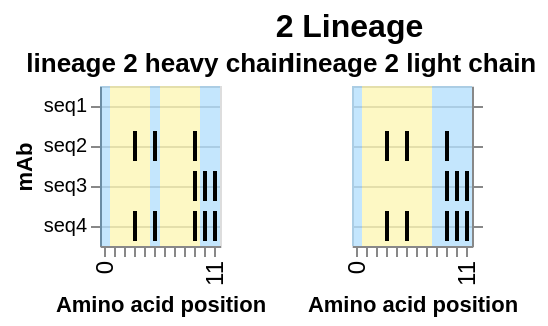

Vega-Lite specification for this chart:
### Vega-Lite specification from a JSON file in a GitHub repository (floating-point values rounded to 4 significant figures)
{"config": {"view": {"continuousWidth": 400, "continuousHeight": 300}}, "hconcat": [{"layer": [{"data": {"name": "data-f563dec5a74c106ef4c1e0a132f17428"}, "mark": {"type": "rect", "color": "#169cf5", "opacity": 0.25}, "encoding": {"x": {"type": "ordinal", "field": "position"}}, "width": {"step": 5}}, {"data": {"name": "data-9db29cdd31d04bcd1ea4c7acab41e620"}, "mark": {"type": "rect", "color": "#f5e216", "opacity": 0.25}, "encoding": {"x": {"type": "ordinal", "field": "position"}}, "width": {"step": 5}}, {"data": {"name": "data-47de4e39b95ed82910ece2c629405cfd"}, "mark": {"type": "tick", "opacity": 1, "thickness": 2}, "encoding": {"color": {"type": "nominal", "field": "real_mut", "legend": null, "scale": {"domain": [true, false], "range": ["black", "transparent"]}}, "x": {"type": "ordinal", "axis": {"grid": false, "labelFontSize": 12, "labelOverlap": "parity", "labelSeparation": 10}, "field": "position", "title": "Amino acid position"}, "y": {"type": "nominal", "axis": {"grid": true, "labels": true, "orient": "left", "title": "mAb"}, "field": "seq_id", "sort": ["seq1", "seq2", "seq3", "seq4"], "title": "sequence"}}, "title": "lineage 2 heavy chain", "width": {"step": 5}}]}, {"layer": [{"data": {"name": "data-724373cbb03490078ad328a469fb0e99"}, "mark": {"type": "rect", "color": "#169cf5", "opacity": 0.25}, "encoding": {"x": {"type": "ordinal", "field": "position"}}, "width": {"step": 5}}, {"data": {"name": "data-0c612da8f9b79a6c219f6796be124914"}, "mark": {"type": "rect", "color": "#f5e216", "opacity": 0.25}, "encoding": {"x": {"type": "ordinal", "field": "position"}}, "width": {"step": 5}}, {"data": {"name": "data-5ed8dfb03c7acdb8fb32bce0cc463f57"}, "mark": {"type": "tick", "opacity": 1, "thickness": 2}, "encoding": {"color": {"type": "nominal", "field": "real_mut", "legend": null, "scale": {"domain": [true, false], "range": ["black", "transparent"]}}, "x": {"type": "ordinal", "axis": {"grid": false, "labelFontSize": 12, "labelOverlap": "parity", "labelSeparation": 10}, "field": "position", "title": "Amino acid position"}, "y": {"type": "nominal", "axis": {"grid": true, "labels": false, "orient": "right", "title": null}, "field": "seq_id", "sort": ["seq1", "seq2", "seq3", "seq4"], "title": "sequence"}}, "title": "lineage 2 light chain", "width": {"step": 5}}]}], "background": "white", "bounds": "full", "spacing": -5, "title": {"text": "2 Lineage", "align": "center", "anchor": "middle", "dx": 37.5, "fontSize": 16}, "$schema": "https://vega.github.io/schema/vega-lite/v5.json", "datasets": {"data-f563dec5a74c106ef4c1e0a132f17428": [{"type": "naive", "index": 0, "seq_id": "seq1", "position": 0, "mut_from": "A", "mut_to": "A", "region": "Framework", "framework": true, "radical": false, "real_mut": false}, {"type": "naive", "index": 0, "seq_id": "seq1", "position": 5, "mut_from": "T", "mut_to": "T", "region": "Framework", "framework": true, "radical": false, "real_mut": false}, {"type": "naive", "index": 0, "seq_id": "seq1", "position": 10, "mut_from": "C", "mut_to": "C", "region": "Framework", "framework": true, "radical": false, "real_mut": false}, {"type": "naive", "index": 0, "seq_id": "seq1", "position": 11, "mut_from": "G", "mut_to": "G", "region": "Framework", "framework": true, "radical": false, "real_mut": false}], "data-9db29cdd31d04bcd1ea4c7acab41e620": [{"type": "naive", "index": 0, "seq_id": "seq1", "position": 1, "mut_from": "T", "mut_to": "T", "region": "CDR", "framework": false, "radical": false, "real_mut": false}, {"type": "naive", "index": 0, "seq_id": "seq1", "position": 2, "mut_from": "C", "mut_to": "C", "region": "CDR", "framework": false, "radical": false, "real_mut": false}, {"type": "naive", "index": 0, "seq_id": "seq1", "position": 3, "mut_from": "G", "mut_to": "G", "region": "CDR", "framework": false, "radical": false, "real_mut": false}, {"type": "naive", "index": 0, "seq_id": "seq1", "position": 4, "mut_from": "A", "mut_to": "A", "region": "CDR", "framework": false, "radical": false, "real_mut": false}, {"type": "naive", "index": 0, "seq_id": "seq1", "position": 6, "mut_from": "C", "mut_to": "C", "region": "CDR", "framework": false, "radical": false, "real_mut": false}, {"type": "naive", "index": 0, "seq_id": "seq1", "position": 7, "mut_from": "G", "mut_to": "G", "region": "CDR", "framework": false, "radical": false, "real_mut": false}, {"type": "naive", "index": 0, "seq_id": "seq1", "position": 8, "mut_from": "A", "mut_to": "A", "region": "CDR", "framework": false, "radical": false, "real_mut": false}, {"type": "naive", "index": 0, "seq_id": "seq1", "position": 9, "mut_from": "T", "mut_to": "T", "region": "CDR", "framework": false, "radical": false, "real_mut": false}], "data-47de4e39b95ed82910ece2c629405cfd": [{"type": "naive", "index": 0, "seq_id": "seq1", "position": 0, "mut_from": "A", "mut_to": "A", "region": "Framework", "framework": true, "radical": false, "real_mut": false}, {"type": "naive", "index": 0, "seq_id": "seq1", "position": 1, "mut_from": "T", "mut_to": "T", "region": "CDR", "framework": false, "radical": false, "real_mut": false}, {"type": "naive", "index": 0, "seq_id": "seq1", "position": 2, "mut_from": "C", "mut_to": "C", "region": "CDR", "framework": false, "radical": false, "real_mut": false}, {"type": "naive", "index": 0, "seq_id": "seq1", "position": 3, "mut_from": "G", "mut_to": "G", "region": "CDR", "framework": false, "radical": false, "real_mut": false}, {"type": "naive", "index": 0, "seq_id": "seq1", "position": 4, "mut_from": "A", "mut_to": "A", "region": "CDR", "framework": false, "radical": false, "real_mut": false}, {"type": "naive", "index": 0, "seq_id": "seq1", "position": 5, "mut_from": "T", "mut_to": "T", "region": "Framework", "framework": true, "radical": false, "real_mut": false}, {"type": "naive", "index": 0, "seq_id": "seq1", "position": 6, "mut_from": "C", "mut_to": "C", "region": "CDR", "framework": false, "radical": false, "real_mut": false}, {"type": "naive", "index": 0, "seq_id": "seq1", "position": 7, "mut_from": "G", "mut_to": "G", "region": "CDR", "framework": false, "radical": false, "real_mut": false}, {"type": "naive", "index": 0, "seq_id": "seq1", "position": 8, "mut_from": "A", "mut_to": "A", "region": "CDR", "framework": false, "radical": false, "real_mut": false}, {"type": "naive", "index": 0, "seq_id": "seq1", "position": 9, "mut_from": "T", "mut_to": "T", "region": "CDR", "framework": false, "radical": false, "real_mut": false}, {"type": "naive", "index": 0, "seq_id": "seq1", "position": 10, "mut_from": "C", "mut_to": "C", "region": "Framework", "framework": true, "radical": false, "real_mut": false}, {"type": "naive", "index": 0, "seq_id": "seq1", "position": 11, "mut_from": "G", "mut_to": "G", "region": "Framework", "framework": true, "radical": false, "real_mut": false}, {"type": "lineage_member", "index": 1, "seq_id": " seq2", "position": 0, "mut_from": "A", "mut_to": "A", "region": "Framework", "framework": true, "radical": false, "real_mut": false}, {"type": "lineage_member", "index": 1, "seq_id": " seq2", "position": 1, "mut_from": "T", "mut_to": "T", "region": "CDR", "framework": false, "radical": false, "real_mut": false}, {"type": "lineage_member", "index": 1, "seq_id": " seq2", "position": 2, "mut_from": "C", "mut_to": "C", "region": "CDR", "framework": false, "radical": false, "real_mut": false}, {"type": "lineage_member", "index": 1, "seq_id": " seq2", "position": 3, "mut_from": "G", "mut_to": "A", "region": "CDR", "framework": false, "radical": false, "real_mut": true}, {"type": "lineage_member", "index": 1, "seq_id": " seq2", "position": 4, "mut_from": "A", "mut_to": "A", "region": "CDR", "framework": false, "radical": false, "real_mut": false}, {"type": "lineage_member", "index": 1, "seq_id": " seq2", "position": 5, "mut_from": "T", "mut_to": "A", "region": "Framework", "framework": true, "radical": false, "real_mut": true}, {"type": "lineage_member", "index": 1, "seq_id": " seq2", "position": 6, "mut_from": "C", "mut_to": "C", "region": "CDR", "framework": false, "radical": false, "real_mut": false}, {"type": "lineage_member", "index": 1, "seq_id": " seq2", "position": 7, "mut_from": "G", "mut_to": "G", "region": "CDR", "framework": false, "radical": false, "real_mut": false}, {"type": "lineage_member", "index": 1, "seq_id": " seq2", "position": 8, "mut_from": "A", "mut_to": "A", "region": "CDR", "framework": false, "radical": false, "real_mut": false}, {"type": "lineage_member", "index": 1, "seq_id": " seq2", "position": 9, "mut_from": "T", "mut_to": "A", "region": "CDR", "framework": false, "radical": false, "real_mut": true}, {"type": "lineage_member", "index": 1, "seq_id": " seq2", "position": 10, "mut_from": "C", "mut_to": "C", "region": "Framework", "framework": true, "radical": false, "real_mut": false}, {"type": "lineage_member", "index": 1, "seq_id": " seq2", "position": 11, "mut_from": "G", "mut_to": "G", "region": "Framework", "framework": true, "radical": false, "real_mut": false}, {"type": "lineage_member", "index": 2, "seq_id": "  seq3", "position": 0, "mut_from": "A", "mut_to": "A", "region": "Framework", "framework": true, "radical": false, "real_mut": false}, {"type": "lineage_member", "index": 2, "seq_id": "  seq3", "position": 1, "mut_from": "T", "mut_to": "T", "region": "CDR", "framework": false, "radical": false, "real_mut": false}, {"type": "lineage_member", "index": 2, "seq_id": "  seq3", "position": 2, "mut_from": "C", "mut_to": "C", "region": "CDR", "framework": false, "radical": false, "real_mut": false}, {"type": "lineage_member", "index": 2, "seq_id": "  seq3", "position": 3, "mut_from": "G", "mut_to": "G", "region": "CDR", "framework": false, "radical": false, "real_mut": false}, {"type": "lineage_member", "index": 2, "seq_id": "  seq3", "position": 4, "mut_from": "A", "mut_to": "A", "region": "CDR", "framework": false, "radical": false, "real_mut": false}, {"type": "lineage_member", "index": 2, "seq_id": "  seq3", "position": 5, "mut_from": "T", "mut_to": "T", "region": "Framework", "framework": true, "radical": false, "real_mut": false}, {"type": "lineage_member", "index": 2, "seq_id": "  seq3", "position": 6, "mut_from": "C", "mut_to": "C", "region": "CDR", "framework": false, "radical": false, "real_mut": false}, {"type": "lineage_member", "index": 2, "seq_id": "  seq3", "position": 7, "mut_from": "G", "mut_to": "G", "region": "CDR", "framework": false, "radical": false, "real_mut": false}, {"type": "lineage_member", "index": 2, "seq_id": "  seq3", "position": 8, "mut_from": "A", "mut_to": "A", "region": "CDR", "framework": false, "radical": false, "real_mut": false}, {"type": "lineage_member", "index": 2, "seq_id": "  seq3", "position": 9, "mut_from": "T", "mut_to": "A", "region": "CDR", "framework": false, "radical": false, "real_mut": true}, {"type": "lineage_member", "index": 2, "seq_id": "  seq3", "position": 10, "mut_from": "C", "mut_to": "A", "region": "Framework", "framework": true, "radical": true, "real_mut": true}, {"type": "lineage_member", "index": 2, "seq_id": "  seq3", "position": 11, "mut_from": "G", "mut_to": "A", "region": "Framework", "framework": true, "radical": false, "real_mut": true}, {"type": "lineage_member", "index": 3, "seq_id": "   seq4", "position": 0, "mut_from": "A", "mut_to": "A", "region": "Framework", "framework": true, "radical": false, "real_mut": false}, {"type": "lineage_member", "index": 3, "seq_id": "   seq4", "position": 1, "mut_from": "T", "mut_to": "T", "region": "CDR", "framework": false, "radical": false, "real_mut": false}, {"type": "lineage_member", "index": 3, "seq_id": "   seq4", "position": 2, "mut_from": "C", "mut_to": "C", "region": "CDR", "framework": false, "radical": false, "real_mut": false}, {"type": "lineage_member", "index": 3, "seq_id": "   seq4", "position": 3, "mut_from": "G", "mut_to": "A", "region": "CDR", "framework": false, "radical": false, "real_mut": true}, {"type": "lineage_member", "index": 3, "seq_id": "   seq4", "position": 4, "mut_from": "A", "mut_to": "A", "region": "CDR", "framework": false, "radical": false, "real_mut": false}, {"type": "lineage_member", "index": 3, "seq_id": "   seq4", "position": 5, "mut_from": "T", "mut_to": "A", "region": "Framework", "framework": true, "radical": false, "real_mut": true}, {"type": "lineage_member", "index": 3, "seq_id": "   seq4", "position": 6, "mut_from": "C", "mut_to": "C", "region": "CDR", "framework": false, "radical": false, "real_mut": false}, {"type": "lineage_member", "index": 3, "seq_id": "   seq4", "position": 7, "mut_from": "G", "mut_to": "G", "region": "CDR", "framework": false, "radical": false, "real_mut": false}, {"type": "lineage_member", "index": 3, "seq_id": "   seq4", "position": 8, "mut_from": "A", "mut_to": "A", "region": "CDR", "framework": false, "radical": false, "real_mut": false}, {"type": "lineage_member", "index": 3, "seq_id": "   seq4", "position": 9, "mut_from": "T", "mut_to": "A", "region": "CDR", "framework": false, "radical": false, "real_mut": true}, {"type": "lineage_member", "index": 3, "seq_id": "   seq4", "position": 10, "mut_from": "C", "mut_to": "A", "region": "Framework", "framework": true, "radical": true, "real_mut": true}, {"type": "lineage_member", "index": 3, "seq_id": "   seq4", "position": 11, "mut_from": "G", "mut_to": "A", "region": "Framework", "framework": true, "radical": false, "real_mut": true}], "data-724373cbb03490078ad328a469fb0e99": [{"type": "naive", "index": 0, "seq_id": "seq1", "position": 0, "mut_from": "A", "mut_to": "A", "region": "Framework", "framework": true, "radical": false, "real_mut": false}, {"type": "naive", "index": 0, "seq_id": "seq1", "position": 8, "mut_from": "A", "mut_to": "A", "region": "Framework", "framework": true, "radical": false, "real_mut": false}, {"type": "naive", "index": 0, "seq_id": "seq1", "position": 9, "mut_from": "T", "mut_to": "T", "region": "Framework", "framework": true, "radical": false, "real_mut": false}, {"type": "naive", "index": 0, "seq_id": "seq1", "position": 10, "mut_from": "C", "mut_to": "C", "region": "Framework", "framework": true, "radical": false, "real_mut": false}, {"type": "naive", "index": 0, "seq_id": "seq1", "position": 11, "mut_from": "G", "mut_to": "G", "region": "Framework", "framework": true, "radical": false, "real_mut": false}], "data-0c612da8f9b79a6c219f6796be124914": [{"type": "naive", "index": 0, "seq_id": "seq1", "position": 1, "mut_from": "T", "mut_to": "T", "region": "CDR", "framework": false, "radical": false, "real_mut": false}, {"type": "naive", "index": 0, "seq_id": "seq1", "position": 2, "mut_from": "C", "mut_to": "C", "region": "CDR", "framework": false, "radical": false, "real_mut": false}, {"type": "naive", "index": 0, "seq_id": "seq1", "position": 3, "mut_from": "G", "mut_to": "G", "region": "CDR", "framework": false, "radical": false, "real_mut": false}, {"type": "naive", "index": 0, "seq_id": "seq1", "position": 4, "mut_from": "A", "mut_to": "A", "region": "CDR", "framework": false, "radical": false, "real_mut": false}, {"type": "naive", "index": 0, "seq_id": "seq1", "position": 5, "mut_from": "T", "mut_to": "T", "region": "CDR", "framework": false, "radical": false, "real_mut": false}, {"type": "naive", "index": 0, "seq_id": "seq1", "position": 6, "mut_from": "C", "mut_to": "C", "region": "CDR", "framework": false, "radical": false, "real_mut": false}, {"type": "naive", "index": 0, "seq_id": "seq1", "position": 7, "mut_from": "G", "mut_to": "G", "region": "CDR", "framework": false, "radical": false, "real_mut": false}], "data-5ed8dfb03c7acdb8fb32bce0cc463f57": [{"type": "naive", "index": 0, "seq_id": "seq1", "position": 0, "mut_from": "A", "mut_to": "A", "region": "Framework", "framework": true, "radical": false, "real_mut": false}, {"type": "naive", "index": 0, "seq_id": "seq1", "position": 1, "mut_from": "T", "mut_to": "T", "region": "CDR", "framework": false, "radical": false, "real_mut": false}, {"type": "naive", "index": 0, "seq_id": "seq1", "position": 2, "mut_from": "C", "mut_to": "C", "region": "CDR", "framework": false, "radical": false, "real_mut": false}, {"type": "naive", "index": 0, "seq_id": "seq1", "position": 3, "mut_from": "G", "mut_to": "G", "region": "CDR", "framework": false, "radical": false, "real_mut": false}, {"type": "naive", "index": 0, "seq_id": "seq1", "position": 4, "mut_from": "A", "mut_to": "A", "region": "CDR", "framework": false, "radical": false, "real_mut": false}, {"type": "naive", "index": 0, "seq_id": "seq1", "position": 5, "mut_from": "T", "mut_to": "T", "region": "CDR", "framework": false, "radical": false, "real_mut": false}, {"type": "naive", "index": 0, "seq_id": "seq1", "position": 6, "mut_from": "C", "mut_to": "C", "region": "CDR", "framework": false, "radical": false, "real_mut": false}, {"type": "naive", "index": 0, "seq_id": "seq1", "position": 7, "mut_from": "G", "mut_to": "G", "region": "CDR", "framework": false, "radical": false, "real_mut": false}, {"type": "naive", "index": 0, "seq_id": "seq1", "position": 8, "mut_from": "A", "mut_to": "A", "region": "Framework", "framework": true, "radical": false, "real_mut": false}, {"type": "naive", "index": 0, "seq_id": "seq1", "position": 9, "mut_from": "T", "mut_to": "T", "region": "Framework", "framework": true, "radical": false, "real_mut": false}, {"type": "naive", "index": 0, "seq_id": "seq1", "position": 10, "mut_from": "C", "mut_to": "C", "region": "Framework", "framework": true, "radical": false, "real_mut": false}, {"type": "naive", "index": 0, "seq_id": "seq1", "position": 11, "mut_from": "G", "mut_to": "G", "region": "Framework", "framework": true, "radical": false, "real_mut": false}, {"type": "lineage_member", "index": 1, "seq_id": " seq2", "position": 0, "mut_from": "A", "mut_to": "A", "region": "Framework", "framework": true, "radical": false, "real_mut": false}, {"type": "lineage_member", "index": 1, "seq_id": " seq2", "position": 1, "mut_from": "T", "mut_to": "T", "region": "CDR", "framework": false, "radical": false, "real_mut": false}, {"type": "lineage_member", "index": 1, "seq_id": " seq2", "position": 2, "mut_from": "C", "mut_to": "C", "region": "CDR", "framework": false, "radical": false, "real_mut": false}, {"type": "lineage_member", "index": 1, "seq_id": " seq2", "position": 3, "mut_from": "G", "mut_to": "A", "region": "CDR", "framework": false, "radical": false, "real_mut": true}, {"type": "lineage_member", "index": 1, "seq_id": " seq2", "position": 4, "mut_from": "A", "mut_to": "A", "region": "CDR", "framework": false, "radical": false, "real_mut": false}, {"type": "lineage_member", "index": 1, "seq_id": " seq2", "position": 5, "mut_from": "T", "mut_to": "A", "region": "CDR", "framework": false, "radical": false, "real_mut": true}, {"type": "lineage_member", "index": 1, "seq_id": " seq2", "position": 6, "mut_from": "C", "mut_to": "C", "region": "CDR", "framework": false, "radical": false, "real_mut": false}, {"type": "lineage_member", "index": 1, "seq_id": " seq2", "position": 7, "mut_from": "G", "mut_to": "G", "region": "CDR", "framework": false, "radical": false, "real_mut": false}, {"type": "lineage_member", "index": 1, "seq_id": " seq2", "position": 8, "mut_from": "A", "mut_to": "A", "region": "Framework", "framework": true, "radical": false, "real_mut": false}, {"type": "lineage_member", "index": 1, "seq_id": " seq2", "position": 9, "mut_from": "T", "mut_to": "A", "region": "Framework", "framework": true, "radical": false, "real_mut": true}, {"type": "lineage_member", "index": 1, "seq_id": " seq2", "position": 10, "mut_from": "C", "mut_to": "C", "region": "Framework", "framework": true, "radical": false, "real_mut": false}, {"type": "lineage_member", "index": 1, "seq_id": " seq2", "position": 11, "mut_from": "G", "mut_to": "G", "region": "Framework", "framework": true, "radical": false, "real_mut": false}, {"type": "lineage_member", "index": 2, "seq_id": "  seq3", "position": 0, "mut_from": "A", "mut_to": "A", "region": "Framework", "framework": true, "radical": false, "real_mut": false}, {"type": "lineage_member", "index": 2, "seq_id": "  seq3", "position": 1, "mut_from": "T", "mut_to": "T", "region": "CDR", "framework": false, "radical": false, "real_mut": false}, {"type": "lineage_member", "index": 2, "seq_id": "  seq3", "position": 2, "mut_from": "C", "mut_to": "C", "region": "CDR", "framework": false, "radical": false, "real_mut": false}, {"type": "lineage_member", "index": 2, "seq_id": "  seq3", "position": 3, "mut_from": "G", "mut_to": "G", "region": "CDR", "framework": false, "radical": false, "real_mut": false}, {"type": "lineage_member", "index": 2, "seq_id": "  seq3", "position": 4, "mut_from": "A", "mut_to": "A", "region": "CDR", "framework": false, "radical": false, "real_mut": false}, {"type": "lineage_member", "index": 2, "seq_id": "  seq3", "position": 5, "mut_from": "T", "mut_to": "T", "region": "CDR", "framework": false, "radical": false, "real_mut": false}, {"type": "lineage_member", "index": 2, "seq_id": "  seq3", "position": 6, "mut_from": "C", "mut_to": "C", "region": "CDR", "framework": false, "radical": false, "real_mut": false}, {"type": "lineage_member", "index": 2, "seq_id": "  seq3", "position": 7, "mut_from": "G", "mut_to": "G", "region": "CDR", "framework": false, "radical": false, "real_mut": false}, {"type": "lineage_member", "index": 2, "seq_id": "  seq3", "position": 8, "mut_from": "A", "mut_to": "A", "region": "Framework", "framework": true, "radical": false, "real_mut": false}, {"type": "lineage_member", "index": 2, "seq_id": "  seq3", "position": 9, "mut_from": "T", "mut_to": "A", "region": "Framework", "framework": true, "radical": false, "real_mut": true}, {"type": "lineage_member", "index": 2, "seq_id": "  seq3", "position": 10, "mut_from": "C", "mut_to": "A", "region": "Framework", "framework": true, "radical": true, "real_mut": true}, {"type": "lineage_member", "index": 2, "seq_id": "  seq3", "position": 11, "mut_from": "G", "mut_to": "A", "region": "Framework", "framework": true, "radical": false, "real_mut": true}, {"type": "lineage_member", "index": 3, "seq_id": "   seq4", "position": 0, "mut_from": "A", "mut_to": "A", "region": "Framework", "framework": true, "radical": false, "real_mut": false}, {"type": "lineage_member", "index": 3, "seq_id": "   seq4", "position": 1, "mut_from": "T", "mut_to": "T", "region": "CDR", "framework": false, "radical": false, "real_mut": false}, {"type": "lineage_member", "index": 3, "seq_id": "   seq4", "position": 2, "mut_from": "C", "mut_to": "C", "region": "CDR", "framework": false, "radical": false, "real_mut": false}, {"type": "lineage_member", "index": 3, "seq_id": "   seq4", "position": 3, "mut_from": "G", "mut_to": "A", "region": "CDR", "framework": false, "radical": false, "real_mut": true}, {"type": "lineage_member", "index": 3, "seq_id": "   seq4", "position": 4, "mut_from": "A", "mut_to": "A", "region": "CDR", "framework": false, "radical": false, "real_mut": false}, {"type": "lineage_member", "index": 3, "seq_id": "   seq4", "position": 5, "mut_from": "T", "mut_to": "A", "region": "CDR", "framework": false, "radical": false, "real_mut": true}, {"type": "lineage_member", "index": 3, "seq_id": "   seq4", "position": 6, "mut_from": "C", "mut_to": "C", "region": "CDR", "framework": false, "radical": false, "real_mut": false}, {"type": "lineage_member", "index": 3, "seq_id": "   seq4", "position": 7, "mut_from": "G", "mut_to": "G", "region": "CDR", "framework": false, "radical": false, "real_mut": false}, {"type": "lineage_member", "index": 3, "seq_id": "   seq4", "position": 8, "mut_from": "A", "mut_to": "A", "region": "Framework", "framework": true, "radical": false, "real_mut": false}, {"type": "lineage_member", "index": 3, "seq_id": "   seq4", "position": 9, "mut_from": "T", "mut_to": "A", "region": "Framework", "framework": true, "radical": false, "real_mut": true}, {"type": "lineage_member", "index": 3, "seq_id": "   seq4", "position": 10, "mut_from": "C", "mut_to": "A", "region": "Framework", "framework": true, "radical": true, "real_mut": true}, {"type": "lineage_member", "index": 3, "seq_id": "   seq4", "position": 11, "mut_from": "G", "mut_to": "A", "region": "Framework", "framework": true, "radical": false, "real_mut": true}]}}
